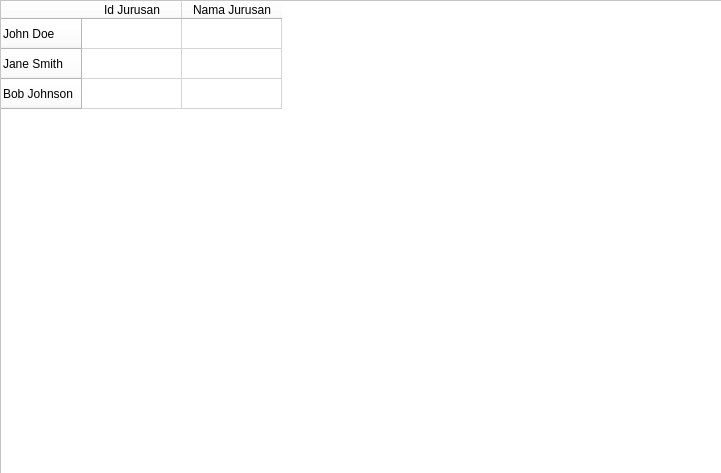
<?xml version="1.0" encoding="UTF-8"?>
<ui version="4.0">
 <class>Form</class>
 <widget class="QWidget" name="Form">
  <property name="geometry">
   <rect>
    <x>0</x>
    <y>0</y>
    <width>721</width>
    <height>473</height>
   </rect>
  </property>
  <property name="windowTitle">
   <string>Form</string>
  </property>
  <widget class="QFrame" name="frame_3">
   <property name="geometry">
    <rect>
     <x>0</x>
     <y>0</y>
     <width>721</width>
     <height>591</height>
    </rect>
   </property>
   <property name="styleSheet">
    <string notr="true">background-color: white;</string>
   </property>
   <property name="frameShape">
    <enum>QFrame::StyledPanel</enum>
   </property>
   <property name="frameShadow">
    <enum>QFrame::Raised</enum>
   </property>
   <widget class="QTableWidget" name="tablejurusan">
    <property name="geometry">
     <rect>
      <x>0</x>
      <y>0</y>
      <width>781</width>
      <height>601</height>
     </rect>
    </property>
    <row>
     <property name="text">
      <string>John Doe</string>
     </property>
    </row>
    <row>
     <property name="text">
      <string>Jane Smith</string>
     </property>
    </row>
    <row>
     <property name="text">
      <string>Bob Johnson</string>
     </property>
    </row>
    <column>
     <property name="text">
      <string>Id Jurusan</string>
     </property>
    </column>
    <column>
     <property name="text">
      <string>Nama Jurusan</string>
     </property>
    </column>
   </widget>
  </widget>
 </widget>
 <resources/>
 <connections/>
</ui>
